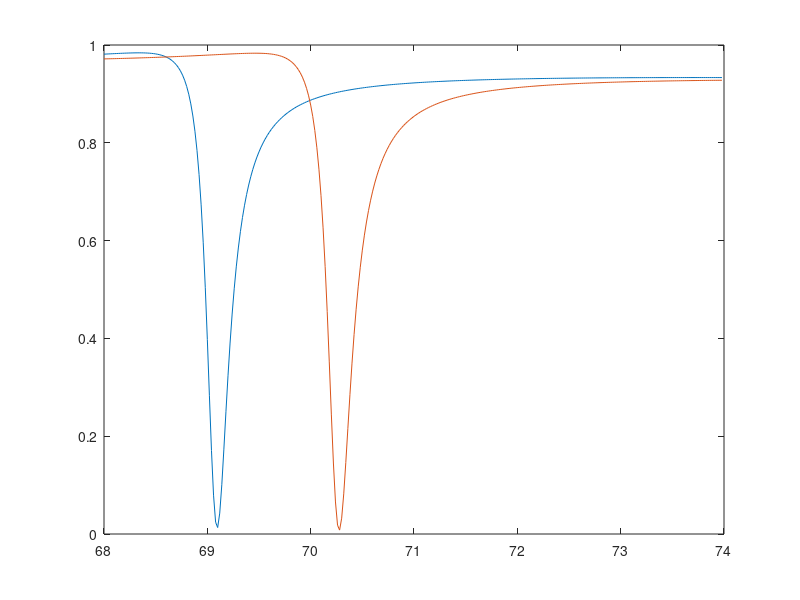

Write MATLAB code to recreate this figure.
%%%%%%%%%% for tm binary grating glass metal  metalgrating dielectric
%%%%%%%%%% wavelength modulation
clc; clear all;

wbar= waitbar(0, 'Progress Bar');

c=3e8;
e=1.62e-19;
h=6.62e-34;
% omegal=2*3.14*650.07e12;
% gama=15.92*2*3.14e12;
% gamal=104.86*2*3.14e12;
% omegap=2113.6*2*3.14e12;
% deltaepsilon=1.09;

count=1;
runs=2;

for kkk=1:1:runs
  
    n_angle= 300;
    nd2= 1.32 + 0.01*kkk
  for iii=1:1:n_angle
    
%     omega=18.84e14+(iii-1)*0.01e14;
%     lambda0=(2*3.14*c)./omega;
    lambda0= 1550e-9;
    lambda(iii)=lambda0;
    lamdac=2.4511e-5;
    lamdap=1.0657e-7;

    
    epsilonreal=1-((lambda0.^2.*(lamdac)^2)./(lamdap^2.*(lambda0.^2+lamdac^2)));
    epsilonim=((lambda0.^3.*(lamdac))./(lamdap^2.*(lambda0.^2+lamdac^2)));
    
    n2=sqrt((sqrt(epsilonreal.^2+epsilonim.^2)+epsilonreal)./2);
    k2=sqrt((sqrt(epsilonreal.^2+epsilonim.^2)-epsilonreal)./2);

    n22(iii)=n2;
    k22(iii)=k2;

    Numords=101;    %%%%%%%%% number of diffractive orders maintained
    nc=1.426;        %%%%%%%%% region 1 cover refractive index
    ns=1;           %%%%%%%%% region 3 substrate refractive index
    Ngrat=3;        %%%%%%%%% number of grating slices
    period=400e-9; %%%%%%%%% grating period in microns

    nd1=1.5;
%     nd2=1.34;
    nm=n2-1i*k2;

    depth=[30e-9,0.65e-9,2000e-9];  %%%% Height for each grating
    j=sqrt(-1);

    nr=[nm,nd1,nd2];                %%%%%%%%%% Ridge refractive index for each grating
    ng=[nm,nd1,nd2];                %%%%%%%%%% index for ridge each grating
    Filfac=[.5 .5 .5 ];           %%%%%%%%%% fill factor for ridges
    Disp=[0 0 0 ];                %%%%%%%%%% ridge displacement in a frac                                                                                                                                                                                                                                              tion of period

    theta0=68 + (iii-1)*(6/n_angle);                     %%%%%%%%%% angle of incidence
    theta(iii)= theta0;
    phi0=0;                       %%%%%%%%%% azimuthal angle of incidence
    deg=pi/180; 

    Nmax=(Numords-1)/2;           %%%%%%%%%% highest order number retained
    I=(-Nmax:Nmax)';              %%%%%%%%%% I is the order index
    p=(Numords+1)/2;              %%%%%%%%%% index of zeroth order

    theta0=theta0*deg;
    phi0=phi0*deg;                %%%%%%%%%% converting in radians

    epsc=nc^2;                    %%%%%%%%%% relative permittivity
    epss=ns^2;
    k0=2*pi/lambda0;              %%%%%%%%%% free space vector
    K=2*pi/period;                %%%%%%%%%% grating vector %%%%%%%%%%%%
    kc=k0*nc;

    kx=kc*sin(theta0)*cos(phi0)-I*K;  %%%%%%%% region1 wave vector components
%     kspp(iii)=k0*sqrt((epsilonreal*nd)/(epsilonreal+nd));   % Surface plasmon wave vector
%     kx1(iii)=kx(p);
%     kx2(iii)=kx(p-1);
%     kx3(iii)=kx(p-2);
%     kx4(iii)=kx(p+1);
%     kx5(iii)=kx(p+2);

    ky=kc*sin(theta0)*sin(phi0)*ones(size(kx)); %y direction
    
    kzc=sqrt(kc^2-kx.^2-ky.^2);
    bad_indices=find((real(kzc)-imag(kzc))<0);  
    kzc(bad_indices)=-kzc(bad_indices);              
    ks=k0*ns;
    kzs=sqrt(ks^2-kx.^2-ky.^2);
    bad_indices=find((real(kzs)-imag(kzs))<0);   %%%%%%%%%%%region3 wavevector
    kzs(bad_indices)=-kzs(bad_indices); 

    %%%%%%%%%%define some  matrices and vectors
    Zv=zeros(Numords,1);
    Dv=Zv;
    Dv(p)=1;
    Zv2=[Zv;Zv];
    Eye=eye(Numords);  %%%%%%% identity matrix
    Kx=diag(kx/k0);
    Kxsq=Kx.^2;
    Kzc=diag(kzc/k0);
    Kzcsq= Kzc.^2;
    Kzs=diag(kzs/k0);
    Kzssq= Kzs.^2;
    M=Numords-1;
    temp1=Eye/ns;
    fmat=Eye;
    gmat=j*Kzs/ns^2;
       
    % tc=-atan2(kx,kzc);
    % ts=-atan2(kx,kzs);
    % tc=tc.*(180/pi);
    % ts=ts.*(180/pi);

    for ii=Ngrat:-1:1
      epsg=ng(ii).^2;                             %%%%%%%%% groove permittivity
      epsr=nr(ii).^2;                             %%%%%%%%% ridge permittivity

      epsG=(1-Filfac(ii))*epsg+Filfac(ii)*epsr;   %%%%%%%%% average grating
      iepsG=(1-Filfac(ii))/epsg+Filfac(ii)/epsr; 
      Sinc=sin(pi*Filfac(ii)*[1:M])./(pi*[1:M]);

      vm=(epsr-epsg)*fliplr(Sinc);
      v0=epsG;
      vp=(epsr-epsg)*Sinc;
      v=[vm v0 vp].*exp(+j*2*pi*Disp(ii)*[-M:M]);
      ivm=(1/epsr-1/epsg)*fliplr(Sinc);
      iv0=iepsG;
      ivp=(1/epsr-1/epsg)*Sinc;
         
      iv=[ivm iv0 ivp].*exp(+j*2*pi*Disp(ii)*[-M:M]);
      Epsilon=toeplitz(fliplr(v(1:Numords)),v(Numords:2*Numords-1));
      Alpha=toeplitz(fliplr(iv(1:Numords)),iv(Numords:2*Numords-1));
      
      clear Sinc v  vm  v0  vp 

      B=Kx*(Epsilon\Kx)-Eye;  %%%%%%%%%%% cofficient matrix
      [W,V]=eig(Alpha\B);     %%%%%%%%%%% W is the eigen vector and V are the eigen values
      Q=sqrt(V);
      M0=Alpha*W*Q;
      E=expm(-k0*Q*depth(ii));
      v=[W W;M0,-M0]\[fmat;gmat];

      temp2=v(1:Numords,:)\E;
      temp3=E*v(Numords+1:2*Numords,:)*temp2;
      temp1=temp1*temp2;
      fmat=W+W*temp3;
      gmat=M0-M0*temp3;
    end

    gfi=gmat/fmat;
    RHS=-gfi(:,p);
    RHS(p)=RHS(p)+j*kzc(p)/k0/epsc;
    Rs=[gfi+j*Kzc/nc^2]\RHS;
    Ts=(temp1/fmat)*(Rs+Dv)*nc;
     

    IR1=(abs(Rs).^2).*real(kzc./kzc(p));
    IT1=(abs(Ts).^2).*real(kzs./kzc(p));


    e=sum(IT1);
    f=sum(IR1);
    g=1-e-f;
    IT12(count)=e;
    IR12(count)=f; 
    loss(count)=g;
    count=count+1;
    
    progress= ((kkk-1)*n_angle + count)/(runs*n_angle);
    waitbar(progress,wbar, sprintf('Progress: %.2f %%', progress*100));
    
  end

  lambda=lambda.*10^9;
  plot(theta,IR12);
  hold all

  count=1;
end
close(wbar);